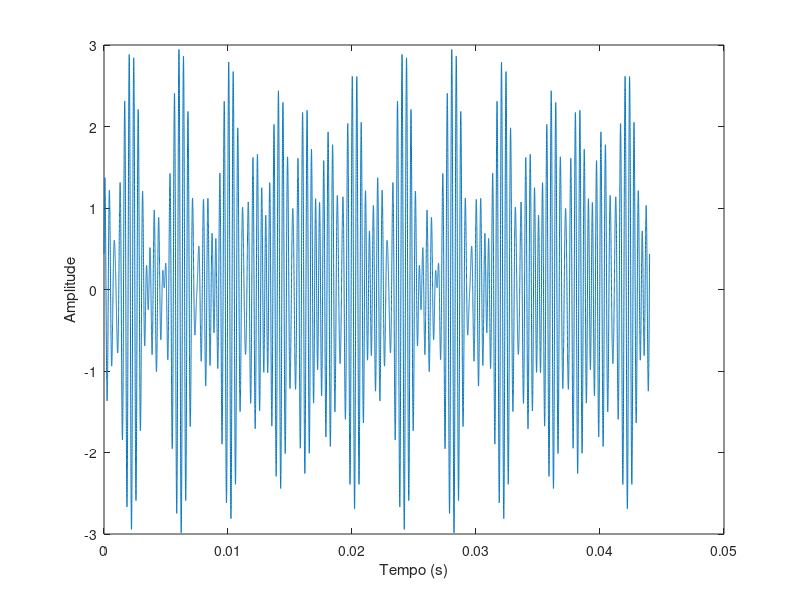

Here is the MATLAB script that generated this plot: (Note: this script raises an error after producing the figure.)
N = 3;
f = [3000 3000/1.1 3000/1.2];           % matriz com f1,f2,f3
T = (1/f(1))*(1/10)*lcm(lcm(10,11),12); % período da sinusoide composta   (lcm -> Least common multiple)
Ta = 0.000001;                          % tempo de amostragem muito reduzido
t = [0: Ta : 2*T];                         
amplitudeMax = zeros(1,3);              % matriz vazia para as amplitudes máximas
potencias = zeros(1,3);                 % matriz vazia para as potências

for n = 1 : N
    fase = (rand(1,3) .* 2*pi) - pi;    % criar matriz 1x3 aleatória, multiplicar para ficar [0:2pi] 
                                        % e subtrair pi para ficar [-pi:pi]    
    r = sin(2*pi*f(1)*t + fase(1)) + sin(2*pi*f(2)*t + fase(2)) + sin(2*pi*f(3)*t + fase(3));
    plot(t,r);
    xlabel("Tempo (s)");
    ylabel("Amplitude");  
    amplitudeMax(n) = max(r);
    potencias(n) = Power(r,t);
    hold on 
end

hold off                             %acabar com a sobreposição uma vez que já aparecem todos os gráficos juntos
disp("amplitudes max: ");
disp(amplitudeMax);
disp("potencias: ");
disp(potencias);

function p = Power(x,t)
    p = sum(x .^ 2) / length(t);
end